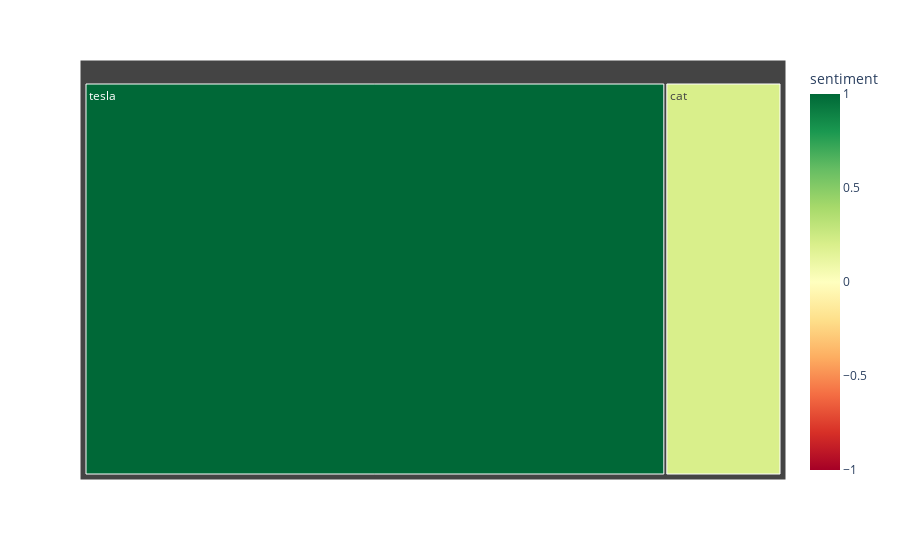

Notebook code for this chart:
### Code cell
import plotly.express as px
import numpy as np
from collections import deque
import pandas as pd
sentiment_q = deque()
keyword_q = deque()

keyword_q.append("tesla")
keyword_q.append('musk')
sentiment_q.append(1)
sentiment_q.append(-1)
keyword_q.append("cat")
sentiment_q.append(0.2)

df = pd.DataFrame(dict(sentiment=sentiment_q,keyword=keyword_q, index=[i for i in range(len(sentiment_q))]))
print(df)
fig = px.treemap(df, path=["keyword"], values='sentiment',
                  color='sentiment',
                  color_continuous_scale='RdYlGn',
                  color_continuous_midpoint=0)
                  
fig.show()

### Figure 1 — Plotly figure (JSON) as saved in the notebook; plotly's stock layout.template omitted (floating-point values rounded to 4 significant figures)
{"data": [{"branchvalues": "total", "customdata": [[0.2], [-1], [1]], "domain": {"x": [0, 1], "y": [0, 1]}, "hovertemplate": "labels=%{label}<br>sentiment_sum=%{value}<br>parent=%{parent}<br>id=%{id}<br>sentiment=%{color}<extra></extra>", "ids": ["cat", "musk", "tesla"], "labels": ["cat", "musk", "tesla"], "marker": {"coloraxis": "coloraxis", "colors": [0.2, -1, 1]}, "name": "", "parents": ["", "", ""], "type": "treemap", "values": [0.2, -1, 1]}], "layout": {"coloraxis": {"cmid": 0, "colorbar": {"title": {"text": "sentiment"}}, "colorscale": [[0, "rgb(165,0,38)"], [0.1, "rgb(215,48,39)"], [0.2, "rgb(244,109,67)"], [0.3, "rgb(253,174,97)"], [0.4, "rgb(254,224,139)"], [0.5, "rgb(255,255,191)"], [0.6, "rgb(217,239,139)"], [0.7, "rgb(166,217,106)"], [0.8, "rgb(102,189,99)"], [0.9, "rgb(26,152,80)"], [1, "rgb(0,104,55)"]]}, "legend": {"tracegroupgap": 0}, "margin": {"t": 60}}}
